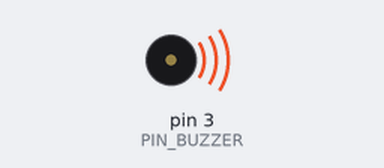
A sketch run on a simulated Arduino Uno, built with avr-gcc and run on an emulated ATmega328P. Shown: buzzer (waves = sounding).

Above: at 0.1 s.
At 3.9 s:
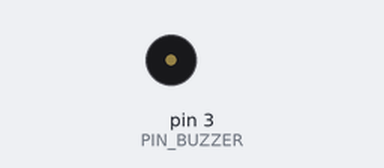
Timing chart, 0 to 5.4 s (numbered marks = the images above):
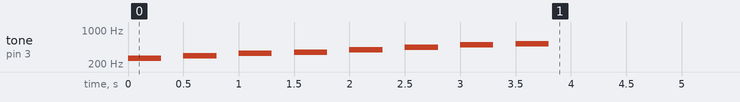

The sketch:

b01_buzzer_with_array.ino
```cpp
/**
 * tone함수
 * : tone(핀번호, 주파수, 소리시간);
 *
 * sizeof 사용시 주의사항
 * sizeof는 해당 배열의 byte길이로 나타내기에
 * 원하는 길이를 나타내기 위해서는 해당 인덱스의 값을 하나 가지고 와서 나눠주면 됨.
 */

int PIN_BUZZER = 3;
int notes[8] = {262, 294, 330, 349, 392, 440, 494, 523};

void setup() {
  for (int index=0; index < sizeof(notes)/sizeof(notes[0]); index++) {
    tone(PIN_BUZZER, notes[index], 300);
    delay(500);
  }
}

void loop() {

}
```
